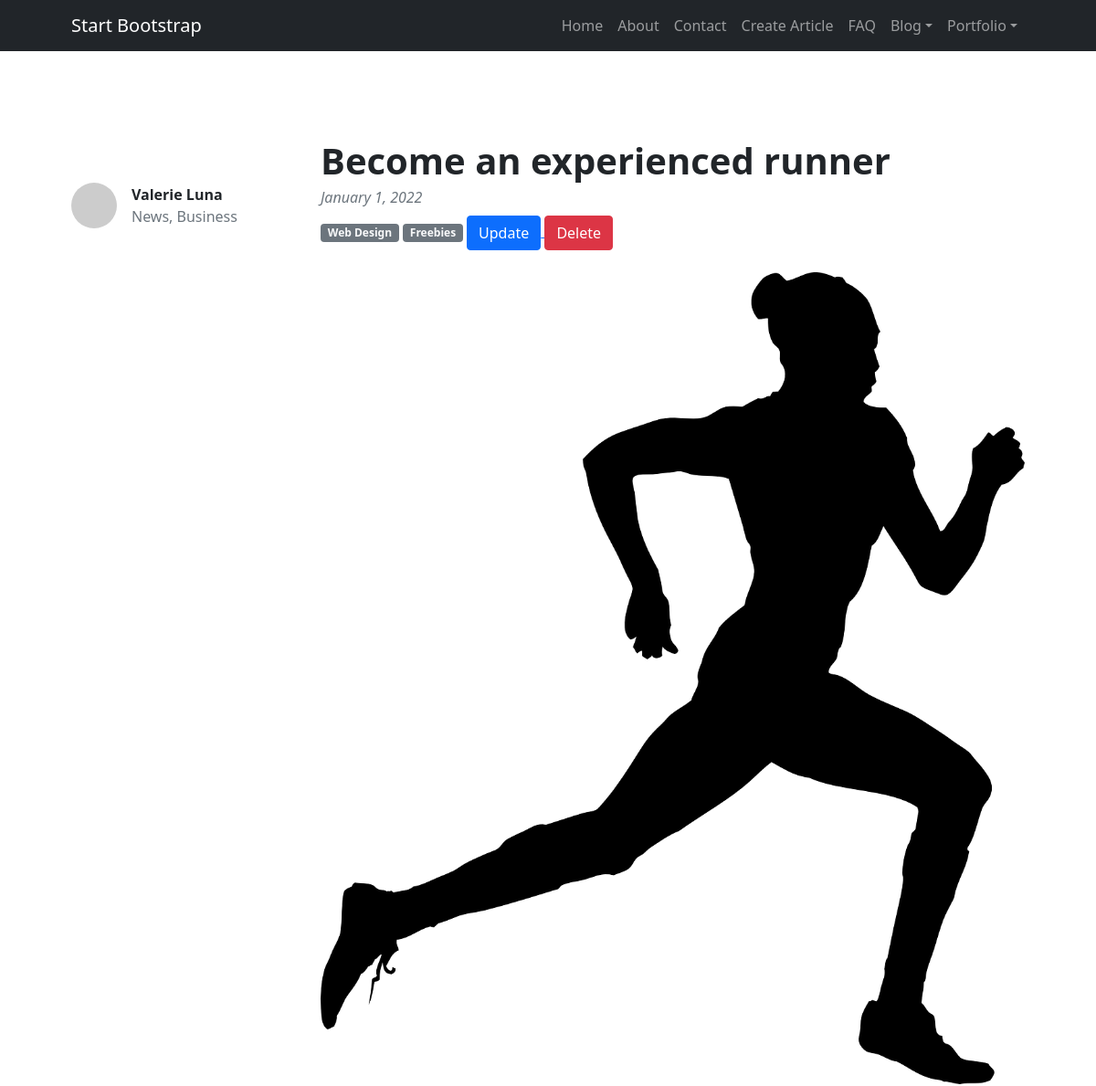
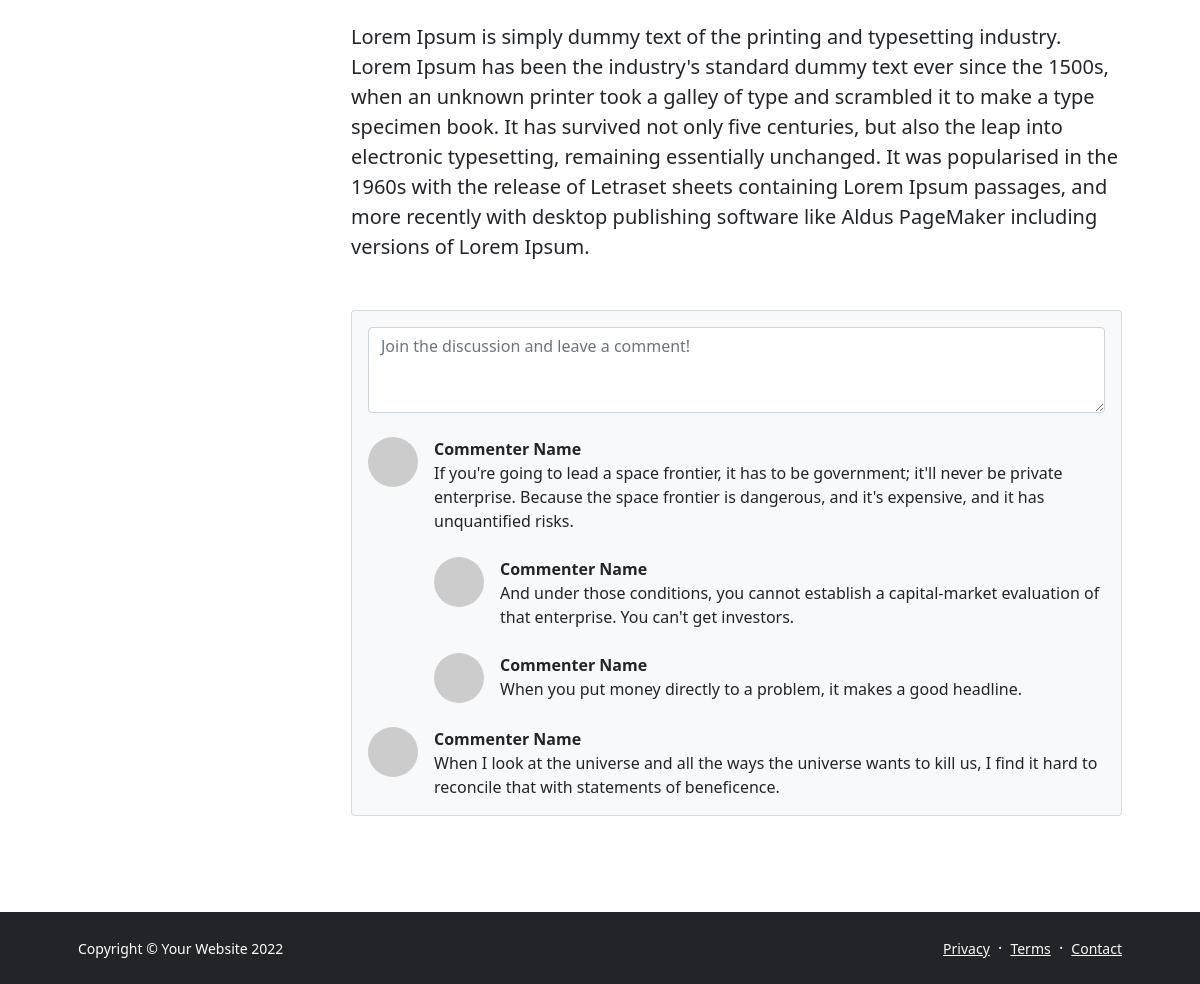
/article/become-an-experienced-runner, run on the app's committed database (2 pictures, top to bottom).
### news/models.py (models this page shows, shortened)
class Post(models.Model):
    title = models.CharField(max_length=500)
    image= models.ImageField(upload_to='img/')
    body = RichTextField()
    post_id = models.UUIDField(default=uuid.uuid4, primary_key=True, unique=True, editable=False)
    created = models.DateTimeField(auto_now_add=True)
    modified = models.DateTimeField(auto_now=True)
    slug = models.SlugField()
    category = models.ForeignKey('Category', on_delete=models.SET_NULL, blank=True, null=True)

### news/views.py (the view)
# urls.py: path('article/<str:slug>', views.detail, name = 'detail'),
def detail(request, slug):
    post = Post.objects.get(slug=slug)
    posts = Post.objects.exclude(post_id__exact=post.post_id)[:5]
    context = {'post': post, 'posts': posts}
    return render(request, 'news/detail.html', context)

### news/templates/news/detail.html
{% extends 'base.html' %}
{% block content %}
 <section class="py-5">
    <div class="container px-5 my-5">
        <div class="row gx-5">
            <div class="col-lg-3">
                <div class="d-flex align-items-center mt-lg-5 mb-4">
                    <img class="img-fluid rounded-circle" src="https://dummyimage.com/50x50/ced4da/6c757d.jpg" alt="..." />
                    <div class="ms-3">
                        <div class="fw-bold">Valerie Luna</div>
                        <div class="text-muted">News, Business</div>
                    </div>
                </div>
            </div>
            <div class="col-lg-9">
                <article>
                    <header class="mb-4">
                        <h1 class="fw-bolder mb-1">{{post.title}}</h1>
                        <div class="text-muted fst-italic mb-2">January 1, 2022</div>
                        <a class="badge bg-secondary text-decoration-none link-light" href="#!">Web Design</a>
                        <a class="badge bg-secondary text-decoration-none link-light" href="#!">Freebies</a>
                        <a href=' {% url "update" post.slug %} '>
                            <button class = 'btn btn-primary'>Update</button>
                        </a>
                        <a href=' {% url "delete" post.slug %} '>
                            <button class = 'btn btn-danger'>Delete</button>
                        </a>
                    </header>
                    <figure class="mb-4"><img class="img-fluid rounded" src="{{post.image.url}}" alt="..." /></figure>
                    <section class="mb-5">
                        <p class="fs-5 mb-4">{{post.body|safe}}</p>
                    </section>
                </article>
                <section>
                    <div class="card bg-light">
                        <div class="card-body">
                            <form class="mb-4"><textarea class="form-control" rows="3" placeholder="Join the discussion and leave a comment!"></textarea></form>
                            <div class="d-flex mb-4">
                                <div class="flex-shrink-0"><img class="rounded-circle" src="https://dummyimage.com/50x50/ced4da/6c757d.jpg" alt="..." /></div>
                                <div class="ms-3">
                                    <div class="fw-bold">Commenter Name</div>
                                    If you're going to lead a space frontier, it has to be government; it'll never be private enterprise. Because the space frontier is dangerous, and it's expensive, and it has unquantified risks.
                                    <div class="d-flex mt-4">
                                        <div class="flex-shrink-0"><img class="rounded-circle" src="https://dummyimage.com/50x50/ced4da/6c757d.jpg" alt="..." /></div>
                                        <div class="ms-3">
                                            <div class="fw-bold">Commenter Name</div>
                                            And under those conditions, you cannot establish a capital-market evaluation of that enterprise. You can't get investors.
                                        </div>
                                    </div>
                                    <div class="d-flex mt-4">
                                        <div class="flex-shrink-0"><img class="rounded-circle" src="https://dummyimage.com/50x50/ced4da/6c757d.jpg" alt="..." /></div>
                                        <div class="ms-3">
                                            <div class="fw-bold">Commenter Name</div>
                                            When you put money directly to a problem, it makes a good headline.
                                        </div>
                                    </div>
                                </div>
                            </div>
                            <div class="d-flex">
                                <div class="flex-shrink-0"><img class="rounded-circle" src="https://dummyimage.com/50x50/ced4da/6c757d.jpg" alt="..." /></div>
                                <div class="ms-3">
                                    <div class="fw-bold">Commenter Name</div>
                                    When I look at the universe and all the ways the universe wants to kill us, I find it hard to reconcile that with statements of beneficence.
                                </div>
                            </div>
                        </div>
                    </div>
                </section>
            </div>
        </div>
    </div>
</section>
</main>
{% endblock %}

### data on the page
Post: title "Become an experienced runner", image (picture), body "Lorem Ipsum is simply dummy text of the printing and typesetting industry. Lorem Ipsum has been the industry's standard dummy text ever since the 1500s, when an unknown printer took a galley of type and scrambled it to make a type specimen book. It has survived not only five centuries, but also the leap into electronic typesetting, remaining essentially unchanged. It was popularised in the 1960s with the release of Letraset sheets containing Lorem Ipsum passages, and more recently with desktop publishing software like Aldus PageMaker including versions of Lorem Ipsum."
